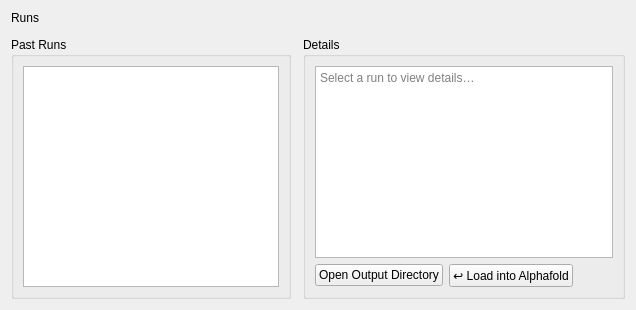
      <widget class="QWidget" name="pageRuns">
       <layout class="QVBoxLayout" name="runsPageLayout">
        <property name="spacing">
         <number>12</number>
        </property>
        <item>
         <widget class="QLabel" name="runsHeader">
          <property name="text">
           <string>Runs</string>
          </property>
         </widget>
        </item>
        <item>
         <layout class="QHBoxLayout" name="runsMainRow">
          <item>
           <widget class="QGroupBox" name="runsListGroup">
            <property name="title">
             <string>Past Runs</string>
            </property>
            <layout class="QVBoxLayout" name="runsListLayout">
             <item>
              <widget class="QListWidget" name="runsList"/>
             </item>
            </layout>
           </widget>
          </item>
          <item>
           <widget class="QGroupBox" name="runDetailsGroup">
            <property name="title">
             <string>Details</string>
            </property>
            <layout class="QVBoxLayout" name="runDetailsLayout">
             <item>
              <widget class="QPlainTextEdit" name="runDetailsText">
               <property name="readOnly">
                <bool>true</bool>
               </property>
               <property name="placeholderText">
                <string>Select a run to view details…</string>
               </property>
              </widget>
             </item>
             <item>
              <layout class="QHBoxLayout" name="runDetailsButtonsRow">
               <item>
                <widget class="QPushButton" name="runsOpenOutputButton">
                 <property name="text">
                  <string>Open Output Directory</string>
                 </property>
                </widget>
               </item>
               <item>
                <widget class="QPushButton" name="runsLoadToAlphafoldButton">
                 <property name="text">
                  <string>↩ Load into Alphafold</string>
                 </property>
                </widget>
               </item>
               <item>
                <spacer name="runDetailsButtonsSpacer">
                 <property name="orientation">
                  <enum>Qt::Horizontal</enum>
                 </property>
                 <property name="sizeHint" stdset="0">
                  <size>
                   <width>40</width>
                   <height>20</height>
                  </size>
                 </property>
                </spacer>
               </item>
              </layout>
             </item>
            </layout>
           </widget>
          </item>
         </layout>
        </item>
       </layout>
      </widget>
